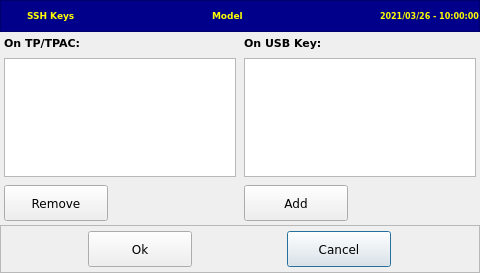
<?xml version="1.0" encoding="UTF-8"?>
<ui version="4.0">
 <class>ManageSSH</class>
 <widget class="QDialog" name="ManageSSH">
  <property name="geometry">
   <rect>
    <x>0</x>
    <y>0</y>
    <width>480</width>
    <height>273</height>
   </rect>
  </property>
  <property name="windowTitle">
   <string>Dialog</string>
  </property>
  <layout class="QVBoxLayout" name="verticalLayout">
   <property name="spacing">
    <number>2</number>
   </property>
   <property name="margin">
    <number>0</number>
   </property>
   <item>
    <widget class="QFrame" name="frameTitle">
     <property name="minimumSize">
      <size>
       <width>0</width>
       <height>32</height>
      </size>
     </property>
     <property name="maximumSize">
      <size>
       <width>16777215</width>
       <height>32</height>
      </size>
     </property>
     <property name="styleSheet">
      <string notr="true">background-color: DarkBlue;
color: Yellow;</string>
     </property>
     <property name="frameShape">
      <enum>QFrame::StyledPanel</enum>
     </property>
     <property name="frameShadow">
      <enum>QFrame::Raised</enum>
     </property>
     <layout class="QHBoxLayout" name="horizontalLayout_2">
      <property name="spacing">
       <number>2</number>
      </property>
      <property name="margin">
       <number>0</number>
      </property>
      <item>
       <widget class="QLabel" name="lblIcon">
        <property name="minimumSize">
         <size>
          <width>24</width>
          <height>24</height>
         </size>
        </property>
        <property name="maximumSize">
         <size>
          <width>24</width>
          <height>24</height>
         </size>
        </property>
        <property name="styleSheet">
         <string notr="true">border-image: url(&quot;:/libicons/img/Key64.png&quot;)</string>
        </property>
        <property name="text">
         <string/>
        </property>
       </widget>
      </item>
      <item>
       <widget class="QLabel" name="lblAction">
        <property name="minimumSize">
         <size>
          <width>0</width>
          <height>25</height>
         </size>
        </property>
        <property name="maximumSize">
         <size>
          <width>16777215</width>
          <height>25</height>
         </size>
        </property>
        <property name="font">
         <font>
          <family>DejaVu Sans</family>
          <pointsize>7</pointsize>
          <weight>75</weight>
          <bold>true</bold>
         </font>
        </property>
        <property name="styleSheet">
         <string notr="true"/>
        </property>
        <property name="text">
         <string>SSH Keys</string>
        </property>
        <property name="scaledContents">
         <bool>false</bool>
        </property>
       </widget>
      </item>
      <item>
       <spacer name="horizontalSpacer_2">
        <property name="orientation">
         <enum>Qt::Horizontal</enum>
        </property>
        <property name="sizeType">
         <enum>QSizePolicy::MinimumExpanding</enum>
        </property>
        <property name="sizeHint" stdset="0">
         <size>
          <width>10</width>
          <height>20</height>
         </size>
        </property>
       </spacer>
      </item>
      <item>
       <widget class="QLabel" name="lblModel">
        <property name="minimumSize">
         <size>
          <width>0</width>
          <height>25</height>
         </size>
        </property>
        <property name="maximumSize">
         <size>
          <width>16777215</width>
          <height>25</height>
         </size>
        </property>
        <property name="font">
         <font>
          <family>DejaVu Sans</family>
          <pointsize>7</pointsize>
          <weight>75</weight>
          <bold>true</bold>
         </font>
        </property>
        <property name="styleSheet">
         <string notr="true"/>
        </property>
        <property name="text">
         <string>Model</string>
        </property>
        <property name="scaledContents">
         <bool>false</bool>
        </property>
       </widget>
      </item>
      <item>
       <spacer name="horizontalSpacer_3">
        <property name="orientation">
         <enum>Qt::Horizontal</enum>
        </property>
        <property name="sizeHint" stdset="0">
         <size>
          <width>40</width>
          <height>20</height>
         </size>
        </property>
       </spacer>
      </item>
      <item alignment="Qt::AlignVCenter">
       <widget class="QLabel" name="lblDateTime">
        <property name="font">
         <font>
          <family>DejaVu Sans</family>
          <pointsize>6</pointsize>
          <weight>75</weight>
          <bold>true</bold>
         </font>
        </property>
        <property name="text">
         <string>2021/03/26 - 10:00:00</string>
        </property>
       </widget>
      </item>
     </layout>
    </widget>
   </item>
   <item>
    <layout class="QGridLayout" name="gridLayout">
     <property name="leftMargin">
      <number>4</number>
     </property>
     <property name="topMargin">
      <number>2</number>
     </property>
     <property name="rightMargin">
      <number>4</number>
     </property>
     <property name="bottomMargin">
      <number>2</number>
     </property>
     <property name="spacing">
      <number>8</number>
     </property>
     <item row="1" column="0">
      <widget class="QTableWidget" name="tblTPac">
       <property name="minimumSize">
        <size>
         <width>0</width>
         <height>90</height>
        </size>
       </property>
       <property name="font">
        <font>
         <family>DejaVu Sans</family>
         <pointsize>8</pointsize>
        </font>
       </property>
       <property name="editTriggers">
        <set>QAbstractItemView::NoEditTriggers</set>
       </property>
       <property name="showDropIndicator" stdset="0">
        <bool>false</bool>
       </property>
       <property name="dragDropOverwriteMode">
        <bool>false</bool>
       </property>
       <property name="selectionMode">
        <enum>QAbstractItemView::SingleSelection</enum>
       </property>
       <property name="selectionBehavior">
        <enum>QAbstractItemView::SelectRows</enum>
       </property>
      </widget>
     </item>
     <item row="1" column="1">
      <widget class="QTableWidget" name="tblUsb">
       <property name="minimumSize">
        <size>
         <width>0</width>
         <height>90</height>
        </size>
       </property>
       <property name="font">
        <font>
         <family>DejaVu Sans</family>
         <pointsize>8</pointsize>
        </font>
       </property>
       <property name="editTriggers">
        <set>QAbstractItemView::NoEditTriggers</set>
       </property>
       <property name="showDropIndicator" stdset="0">
        <bool>false</bool>
       </property>
       <property name="dragDropOverwriteMode">
        <bool>false</bool>
       </property>
       <property name="selectionMode">
        <enum>QAbstractItemView::SingleSelection</enum>
       </property>
       <property name="selectionBehavior">
        <enum>QAbstractItemView::SelectRows</enum>
       </property>
      </widget>
     </item>
     <item row="0" column="1">
      <widget class="QLabel" name="lblUsb">
       <property name="font">
        <font>
         <family>DejaVu Sans</family>
         <pointsize>8</pointsize>
         <weight>75</weight>
         <bold>true</bold>
        </font>
       </property>
       <property name="text">
        <string>On USB Key:</string>
       </property>
       <property name="scaledContents">
        <bool>false</bool>
       </property>
      </widget>
     </item>
     <item row="0" column="0">
      <widget class="QLabel" name="lblTPac">
       <property name="font">
        <font>
         <family>DejaVu Sans</family>
         <pointsize>8</pointsize>
         <weight>75</weight>
         <bold>true</bold>
        </font>
       </property>
       <property name="text">
        <string>On TP/TPAC:</string>
       </property>
       <property name="scaledContents">
        <bool>false</bool>
       </property>
      </widget>
     </item>
     <item row="2" column="0">
      <widget class="QPushButton" name="cmdRemove">
       <property name="minimumSize">
        <size>
         <width>104</width>
         <height>36</height>
        </size>
       </property>
       <property name="maximumSize">
        <size>
         <width>104</width>
         <height>36</height>
        </size>
       </property>
       <property name="font">
        <font>
         <family>DejaVu Sans</family>
         <pointsize>9</pointsize>
        </font>
       </property>
       <property name="styleSheet">
        <string notr="true"/>
       </property>
       <property name="text">
        <string notr="true">Remove</string>
       </property>
       <property name="icon">
        <iconset resource="resources.qrc">
         <normaloff>:/libicons/img/Trash_32.png</normaloff>:/libicons/img/Trash_32.png</iconset>
       </property>
       <property name="autoDefault">
        <bool>false</bool>
       </property>
       <property name="default">
        <bool>true</bool>
       </property>
      </widget>
     </item>
     <item row="2" column="1">
      <widget class="QPushButton" name="cmdAdd">
       <property name="minimumSize">
        <size>
         <width>104</width>
         <height>36</height>
        </size>
       </property>
       <property name="maximumSize">
        <size>
         <width>104</width>
         <height>36</height>
        </size>
       </property>
       <property name="font">
        <font>
         <family>DejaVu Sans</family>
         <pointsize>9</pointsize>
        </font>
       </property>
       <property name="styleSheet">
        <string notr="true"/>
       </property>
       <property name="text">
        <string notr="true">Add</string>
       </property>
       <property name="icon">
        <iconset resource="resources.qrc">
         <normaloff>:/libicons/img/Back.png</normaloff>:/libicons/img/Back.png</iconset>
       </property>
       <property name="autoDefault">
        <bool>false</bool>
       </property>
       <property name="default">
        <bool>true</bool>
       </property>
      </widget>
     </item>
    </layout>
   </item>
   <item>
    <widget class="QFrame" name="frameButtons">
     <property name="minimumSize">
      <size>
       <width>0</width>
       <height>48</height>
      </size>
     </property>
     <property name="maximumSize">
      <size>
       <width>16777215</width>
       <height>48</height>
      </size>
     </property>
     <property name="frameShape">
      <enum>QFrame::StyledPanel</enum>
     </property>
     <property name="frameShadow">
      <enum>QFrame::Raised</enum>
     </property>
     <layout class="QHBoxLayout" name="horizontalLayout">
      <property name="spacing">
       <number>10</number>
      </property>
      <property name="leftMargin">
       <number>2</number>
      </property>
      <property name="topMargin">
       <number>0</number>
      </property>
      <property name="rightMargin">
       <number>2</number>
      </property>
      <property name="bottomMargin">
       <number>0</number>
      </property>
      <item>
       <widget class="QPushButton" name="cmdOk">
        <property name="minimumSize">
         <size>
          <width>104</width>
          <height>36</height>
         </size>
        </property>
        <property name="maximumSize">
         <size>
          <width>104</width>
          <height>36</height>
         </size>
        </property>
        <property name="font">
         <font>
          <family>DejaVu Sans</family>
          <pointsize>9</pointsize>
         </font>
        </property>
        <property name="text">
         <string notr="true">Ok</string>
        </property>
        <property name="icon">
         <iconset resource="resources.qrc">
          <normaloff>:/libicons/img/OK.png</normaloff>:/libicons/img/OK.png</iconset>
        </property>
       </widget>
      </item>
      <item>
       <widget class="QPushButton" name="cmdCancel">
        <property name="minimumSize">
         <size>
          <width>104</width>
          <height>36</height>
         </size>
        </property>
        <property name="maximumSize">
         <size>
          <width>104</width>
          <height>36</height>
         </size>
        </property>
        <property name="font">
         <font>
          <family>DejaVu Sans</family>
          <pointsize>9</pointsize>
         </font>
        </property>
        <property name="text">
         <string notr="true">Cancel</string>
        </property>
        <property name="icon">
         <iconset resource="resources.qrc">
          <normaloff>:/libicons/img/Delete.png</normaloff>:/libicons/img/Delete.png</iconset>
        </property>
        <property name="autoDefault">
         <bool>false</bool>
        </property>
        <property name="default">
         <bool>true</bool>
        </property>
       </widget>
      </item>
     </layout>
    </widget>
   </item>
  </layout>
 </widget>
 <resources>
  <include location="resources.qrc"/>
 </resources>
 <connections/>
</ui>
